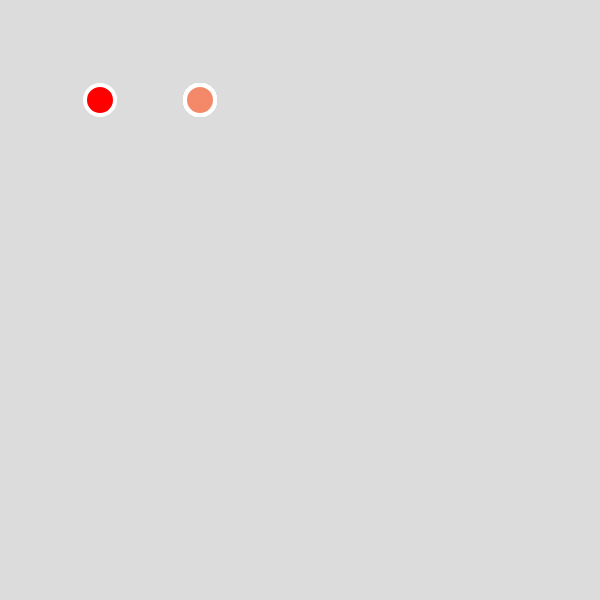
Frame 1 (no input)
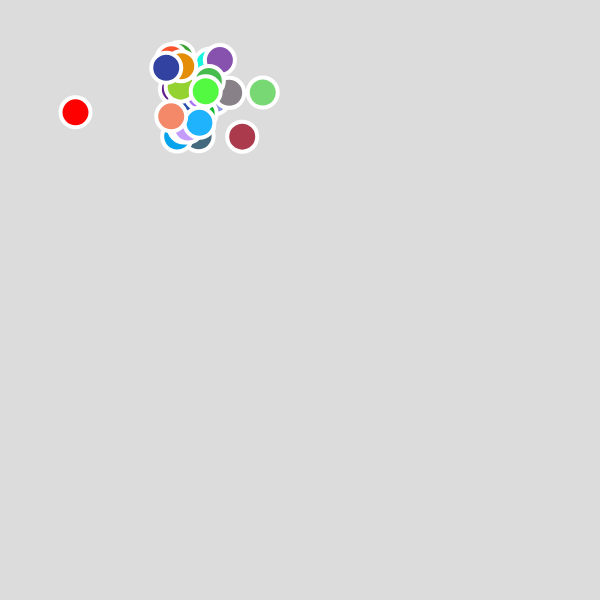
Frame 60 (no input)
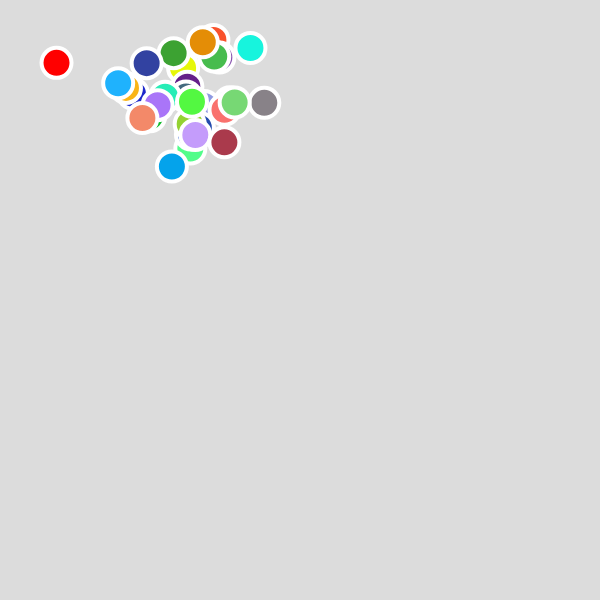
Frame 120 (the mouse pressed at the canvas centre since frame 60)

The p5.js sketch that drew these frames (run headless with seeded random() and noise() and a simulated clock; from frame 60 on, the mouse is pressed at the canvas centre):

// p5.js sketch
// ── sketch.js
function setup() {
  // put setup code here
  createCanvas(600, 600);

//spiller=new Boble(100,100,15,"green");
spiller=new Boble(100,100,15,"red");
for (var i=1; i<=antall;i++){
  boble =new Boble(200,100,15,`rgb(${Math.floor(Math.random()*255)},${Math.floor(Math.random()*255)},${Math.floor(Math.random()*255)})`);
  array.push(boble)
}
}
let boble;let spiller;let avstand;
var array=[]; const antall= 30;

function draw() {
  // put drawing code here
  background(220);
   spiller.tegn();
    spiller.flytt();
  for (var boble of array) {
boble.tegn();
boble.flytt();
avstand=int(dist(boble.x,boble.y,spiller.x,spiller.y));
if (avstand<=boble.r+spiller.r){
var i =array.indexOf(boble);
  array.splice(i,1);
  spiller.r+=2;
}
}
document.onkeydown=function(evt){
  var tallkode=evt.keyCode;
  console.log(tallkode)//viser tallkoden til tastene på tastaturen
  if (tallkode===37){
    this.x+=-5;
  }
  if (tallkode===39){
    this.x+=5;
  }
  if (tallkode===38){
    this.y+=-5;
  }
  if (tallkode===40){
    this.y+=5;
  }
}
}

// ── boble.js
class Boble {
  constructor(x,y,r,farge){
    this.x=x;
    this.y=y;
    this.r=r;
    this.farge=farge;
;
  }
  flytt(){
    this.x=this.x+random(-5,5);
    this.y=this.y+random(-5,5);
    if(this.x<=0 || this.x>= width){
      this.x=width/2;
      this.y=height/2;
    }
    if(this.y<=0 || this.y>= height){
      this.x=width/2;
      this.y=height/2;
    }
  }
  tegn(){
    stroke(255);
    strokeWeight(4);
    fill(this.farge);
    circle(this.x,this.y,this.r*2);
    //ellipse(this.x,this.y,this.r*2);
  }
}
